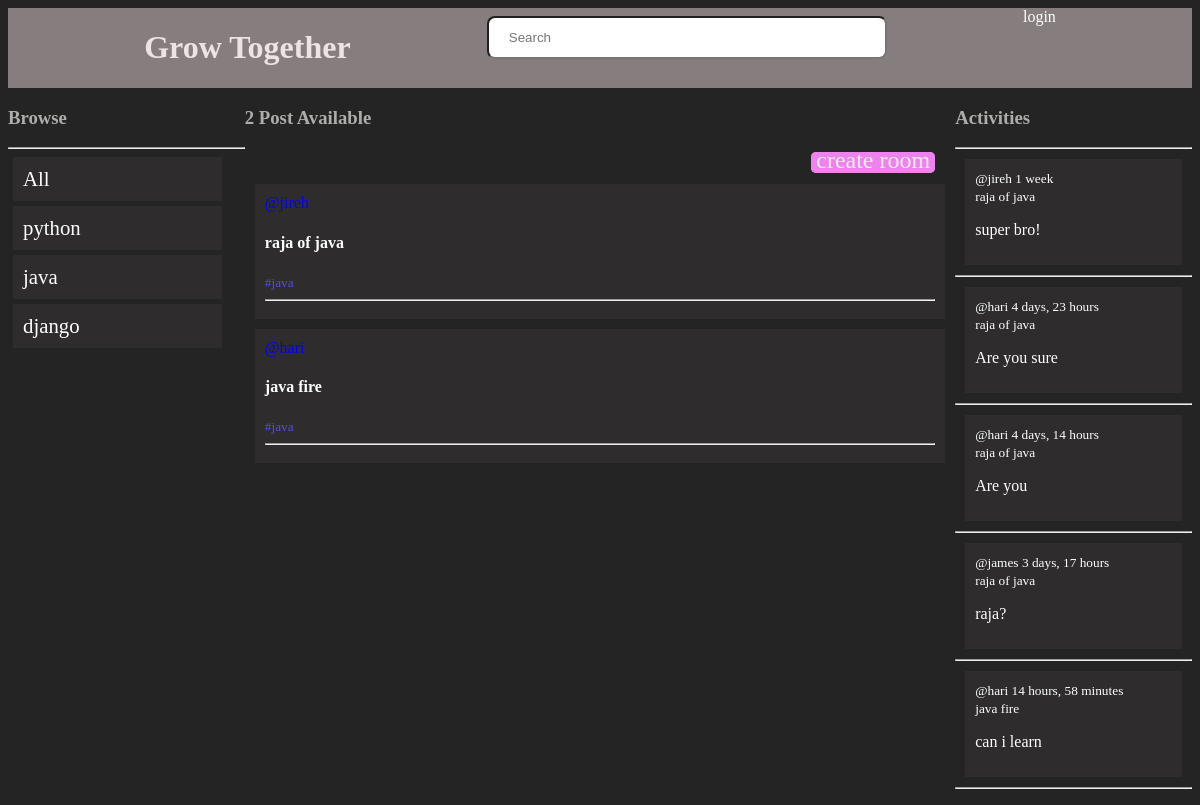
Page /?q=java on the committed database.
### app1/models.py (models this page shows, shortened)
class topic(models.Model):
    name =models.CharField(max_length=200)

class room(models.Model): #python calss to model
    host=models.ForeignKey(User,on_delete=models.SET_NULL,null=True)
    top=models.ForeignKey(topic,on_delete=models.SET_NULL,null=True)
    name=models.CharField(max_length=200)
    description=models.TextField(null=True,blank=True) #null=True which can make it blank .if instance not create.blank if save form it wiil be blank
    update= models.DateTimeField(auto_now=True) #take freq timestamp
    create=models.DateTimeField(auto_now_add=True)#first create timestamp
    class Meta:
        ordering=['-update','-create'] #descending - so newest first
    def __str__(self): #create Rome string
        return self.name

class Message(models.Model):
    user=models.ForeignKey(User,on_delete=models.CASCADE)
    room=models.ForeignKey(room,on_delete=models.CASCADE) #models.SET_NULL-->mesg not del if room del. models.cascade msg del
    body=models.TextField()
    update=models.DateTimeField(auto_now=True)
    create=models.DateTimeField(auto_now_add=True)

### app1/views.py (the view)
# urls.py: 2. Add a URL to urlpatterns:  path('', Home.as_view(), name='home')
def Home(request):
    q=request.GET.get('q') if request.GET.get('q') else ''
    val=room.objects.filter(Q(top__name__icontains=q) | Q(name__icontains=q) )#Q for & | keys parent (topic) class name noncase sense=i contain q value
    val1=topic.objects.all()
    coun=val.count()
    recent=Message.objects.filter(Q(room__top__name__icontains=q))
    value={'value':val,'val1':val1,'count':coun,'recent':recent}
    return render(request,'app1/home.html',value)

### app1/templates/app1/home.html (shortened to what this page needs)
{% extends 'main.html' %}
{%  block content %}
       <div class="container">
        <div>
        {% include 'app1/topics.html' %}
       </div>
       <div>
        <h3>{{count}} Post Available </h3>
        <div class="box">
        <span class="bo">
        <a id="tex1" href="create-room">create room </a></span></div>
        {% include 'app1/posts.html' %}
    </div>
     <div>
        {% include 'app1/activity.html' %}
     </div>
</div>
{% endblock content %}

### app1/templates/app1/topics.html (shortened to what this page needs)
<!DOCTYPE html>
<h3>
    Browse
</h3>
<hr>
<a id="tex" href="{% url 'home' %}">
<div class="list">
    All
</div>
</a>
{% for topic in val1  %}
<a id="tex" href="{% url 'home' %}?q={{topic.name}}">
 <div class="list">
    {{topic.name}}
 </div>
</a>
{% endfor %}

### app1/templates/app1/posts.html (shortened to what this page needs)
<div >
    {% for  e in value %}
    <div class="cont">
    <a id="col" href="{% url 'profile' e.host.id %}"> @{{ e.host.username}}</a>
    <a href="root/{{e.id}}">
     <h4>  {{e.name}}</h4>
     <small id="col1">#{{e.top.name}}</small>
     <hr>
    </div>
    {% endfor %}
</div>

### app1/templates/app1/activity.html (shortened to what this page needs)
<h3>Activities</h3>
<hr>
{% for m in recent %}
<div class="contactive">
    <small id="user">@{{m.user}} {{ m.create | timesince }}</small>
    <br>
    <small id="user">{{m.room}}</small>
    <p id="user">{{ m.body }}
</div>
<hr>
{% endfor %}

### static/styles/main.css (style rules this page uses)
body { background-color: rgb(37, 36, 36); }

### app1/templates/app1/home.html (style rules this page uses)
.container { display:grid; grid-template-columns: 1fr 3fr 1fr; }
.box { background-color:rgb(37, 36, 36); text-align: right; }
.bo { background-color: violet; border: 2px solid violet; left: 500; margin-right: 20px; border-radius: 5px; }
#tex1 { padding: 3px; color:rgb(241, 235, 235); font-size: 1.5em; }

### app1/templates/app1/topics.html (style rules this page uses)
h3 { color: rgb(173, 173, 170); }
.list { display: block; width: 80%; padding: 10px; margin: 5px; background-color: rgb(46, 44, 44); font-size: 1.3em; color:white ; }
#tex { color: white; text-decoration: none; }

### app1/templates/app1/posts.html (style rules this page uses)
a { text-decoration: none; color: white; }
#col { color: blue; }
#col1 { color: rgb(80, 80, 224); }
.cont { background-color: rgb(46, 44, 44); padding: 10px; margin: 10px; }

### app1/templates/app1/activity.html (style rules this page uses)
.contactive { background-color: rgb(46, 44, 44); padding: 10px; margin: 10px; }
#user { color: white; }

### rows in the picture
topic: name "python"
topic: name "java"
topic: name "django"
room: name "raja of java", top.name "java"
room: name "java fire", top.name "java"
Message: user "jireh", create "1 week", room "raja of java", body "super bro!"
Message: user "hari", create "4 days, 23 hours", room "raja of java", body "Are you sure"
Message: user "hari", create "4 days, 14 hours", room "raja of java", body "Are you"
Message: user "james", create "3 days, 17 hours", room "raja of java", body "raja?"
Message: user "hari", create "14 hours, 58 minutes", room "java fire", body "can i learn"

### other values in the picture
{{ count }} "2"
